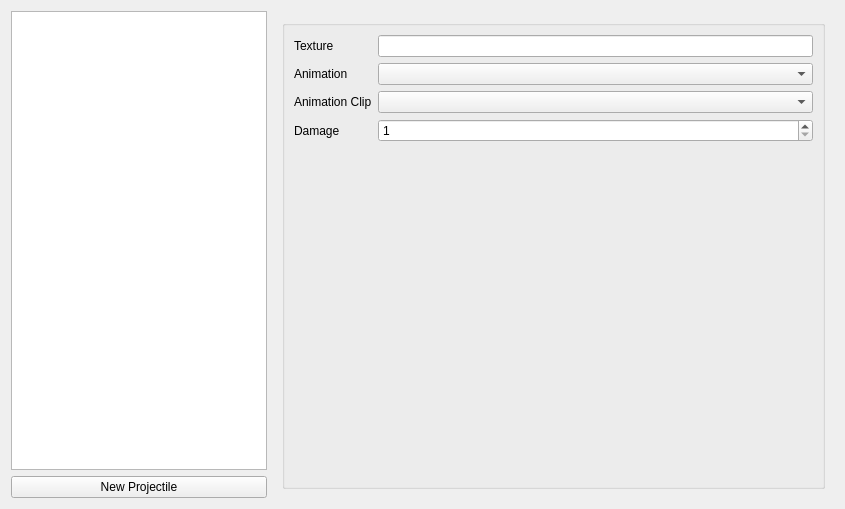
<?xml version="1.0" encoding="UTF-8"?>
<ui version="4.0">
 <class>pageProjectiles</class>
 <widget class="QWidget" name="pageProjectiles">
  <property name="geometry">
   <rect>
    <x>0</x>
    <y>0</y>
    <width>845</width>
    <height>509</height>
   </rect>
  </property>
  <property name="sizePolicy">
   <sizepolicy hsizetype="Minimum" vsizetype="Preferred">
    <horstretch>0</horstretch>
    <verstretch>0</verstretch>
   </sizepolicy>
  </property>
  <property name="windowTitle">
   <string>Form</string>
  </property>
  <layout class="QHBoxLayout" name="horizontalLayout">
   <item>
    <layout class="QVBoxLayout" name="verticalLayout">
     <property name="sizeConstraint">
      <enum>QLayout::SizeConstraint::SetDefaultConstraint</enum>
     </property>
     <item>
      <widget class="QListView" name="lvProjectiles">
       <property name="sizePolicy">
        <sizepolicy hsizetype="Minimum" vsizetype="MinimumExpanding">
         <horstretch>0</horstretch>
         <verstretch>0</verstretch>
        </sizepolicy>
       </property>
      </widget>
     </item>
     <item>
      <widget class="QPushButton" name="btnNewProjectile">
       <property name="text">
        <string>New Projectile</string>
       </property>
      </widget>
     </item>
    </layout>
   </item>
   <item>
    <widget class="QStackedWidget" name="controlStack">
     <property name="currentIndex">
      <number>1</number>
     </property>
     <widget class="QWidget" name="page">
      <layout class="QHBoxLayout" name="horizontalLayout_2">
       <item>
        <widget class="QLabel" name="label_4">
         <property name="font">
          <font>
           <pointsize>16</pointsize>
          </font>
         </property>
         <property name="text">
          <string>Please select a projectile from the left</string>
         </property>
         <property name="alignment">
          <set>Qt::AlignmentFlag::AlignCenter</set>
         </property>
        </widget>
       </item>
      </layout>
     </widget>
     <widget class="QWidget" name="page_2">
      <layout class="QHBoxLayout" name="horizontalLayout_3">
       <item>
        <widget class="QGroupBox" name="gbProj">
         <property name="title">
          <string/>
         </property>
         <property name="flat">
          <bool>false</bool>
         </property>
         <layout class="QFormLayout" name="formLayout">
          <item row="0" column="0">
           <widget class="QLabel" name="label">
            <property name="text">
             <string>Texture</string>
            </property>
           </widget>
          </item>
          <item row="0" column="1">
           <widget class="QLineEdit" name="tbProjTexture"/>
          </item>
          <item row="1" column="0">
           <widget class="QLabel" name="label_2">
            <property name="text">
             <string>Animation</string>
            </property>
           </widget>
          </item>
          <item row="2" column="0">
           <widget class="QLabel" name="label_3">
            <property name="text">
             <string>Animation Clip</string>
            </property>
           </widget>
          </item>
          <item row="3" column="0">
           <widget class="QLabel" name="label_6">
            <property name="text">
             <string>Damage</string>
            </property>
           </widget>
          </item>
          <item row="3" column="1">
           <widget class="QSpinBox" name="sbDamage">
            <property name="minimum">
             <number>1</number>
            </property>
            <property name="maximum">
             <number>9999</number>
            </property>
           </widget>
          </item>
          <item row="1" column="1">
           <widget class="QComboBox" name="cbAnimation">
            <property name="sizePolicy">
             <sizepolicy hsizetype="MinimumExpanding" vsizetype="Fixed">
              <horstretch>0</horstretch>
              <verstretch>0</verstretch>
             </sizepolicy>
            </property>
           </widget>
          </item>
          <item row="2" column="1">
           <widget class="QComboBox" name="cbAnimationClip">
            <property name="sizePolicy">
             <sizepolicy hsizetype="MinimumExpanding" vsizetype="Fixed">
              <horstretch>0</horstretch>
              <verstretch>0</verstretch>
             </sizepolicy>
            </property>
           </widget>
          </item>
         </layout>
        </widget>
       </item>
      </layout>
     </widget>
    </widget>
   </item>
  </layout>
 </widget>
 <resources/>
 <connections/>
</ui>
